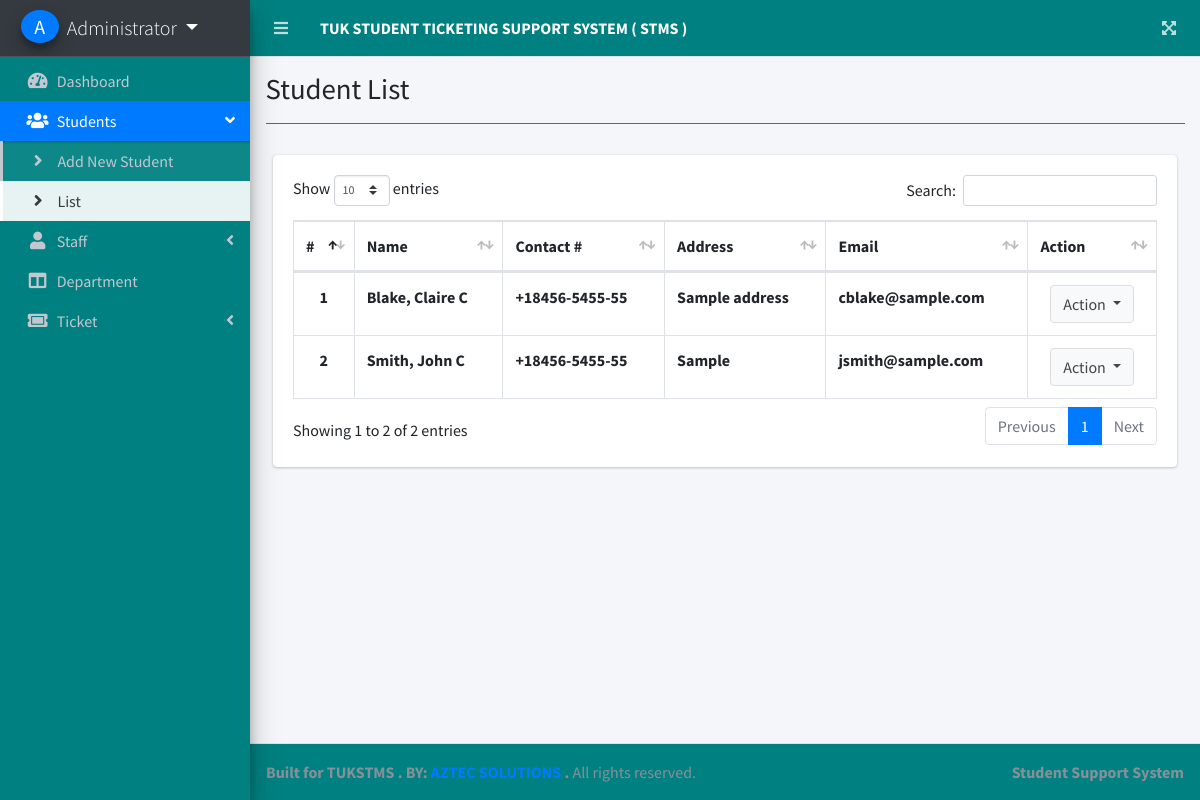
The app's page /index.php?page=student_list (signed in) with its own data.
### tables this page shows
CREATE TABLE `students` (
  `id` int(30) NOT NULL,
  `firstname` varchar(200) NOT NULL,
  `lastname` varchar(200) NOT NULL,
  `middlename` varchar(200) NOT NULL,
  `contact` varchar(100) NOT NULL,
  `address` text NOT NULL,
  `email` varchar(200) NOT NULL,
  `password` text NOT NULL,
  `date_created` datetime NOT NULL DEFAULT current_timestamp()
);

### student_list.php (the view, shortened to what this page needs)
<?php include'db_connect.php' ?>
<div class="col-lg-12">
	<div class="card">
		<div class="card-body">
			<table class="table tabe-hover table-bordered" id="list">
				<thead>
					<tr>
						<th>#</th>
						<th>Name</th>
						<th>Contact #</th>
						<th>Address</th>
						<th>Email</th>
						<th>Action</th>
					</tr>
				</thead>
				<tbody>
					<?php
					$i = 1;
					$qry = $conn->query("SELECT *,concat(lastname,', ',firstname,' ',middlename) as name FROM students order by concat(lastname,', ',firstname,' ',middlename) asc");
					while($row= $qry->fetch_assoc()):
					?>
					<tr>
						<th class="text-center"><?php echo $i++ ?></th>
						<td><b><?php echo ucwords($row['name']) ?></b></td>
						<td><b><?php echo $row['contact'] ?></b></td>
						<td><b><?php echo $row['address'] ?></b></td>
						<td><b><?php echo $row['email'] ?></b></td>
						<td class="text-center">
							<button type="button" class="btn btn-default dropdown-toggle" data-toggle="dropdown" aria-expanded="true">
		                      Action
		                    </button>
						</td>
					</tr>
				<?php endwhile; ?>
				</tbody>
			</table>
		</div>
	</div>
</div>

### index.php (shortened to what this page needs)
<!DOCTYPE html>
<html lang="en">
<?php
	include 'header.php'
?>
<body class="hold-transition sidebar-mini layout-fixed layout-navbar-fixed layout-footer-fixed">
<div class="wrapper">
  <?php include 'topbar.php' ?>
  <?php include 'sidebar.php' ?>
  <div class="content-wrapper">
    <div class="content-header">
      <div class="container-fluid">
        <div class="row mb-2">
          <div class="col-sm-6">
            <h1 class="m-0"><?php echo $title ?></h1>
          </div>
        </div>
            <hr class="border-primary">
      </div>
    </div>
    <section class="content">
      <div class="container-fluid">
         <?php
          $page = isset($_GET['page']) ? $_GET['page'] : 'home';
          include $page.'.php';
          ?>
      </div>
    </section>
  </div>
  <footer class="main-footer" style="background-color: #008080">
    <strong>Built for TUKSTMS . BY: <a href="https:AZTECSOLUTIONS.COM">AZTEC SOLUTIONS </a>.</strong>
    All rights reserved.
    <div class="float-right d-none d-sm-inline-block">
      <b>Student Support System</b>
    </div>
  </footer>
</div>
</body>
</html>

### header.php (shortened to what this page needs)
<head>
  <?php
  $title = isset($_GET['page']) ? ucwords(str_replace("_", ' ', $_GET['page'])) : "Home";
  ?>
  <link rel="stylesheet" href="assets/plugins/fontawesome-free/css/all.min.css">
  <link rel="stylesheet" href="assets/plugins/overlayScrollbars/css/OverlayScrollbars.min.css">
  <link rel="stylesheet" href="assets/plugins/datatables-bs4/css/dataTables.bootstrap4.min.css">
  <link rel="stylesheet" href="assets/plugins/datatables-responsive/css/responsive.bootstrap4.min.css">
  <link rel="stylesheet" href="assets/plugins/datatables-buttons/css/buttons.bootstrap4.min.css">
  <link rel="stylesheet" href="assets/plugins/select2/css/select2.min.css">
  <link rel="stylesheet" href="assets/plugins/select2-bootstrap4-theme/select2-bootstrap4.min.css">
  <link rel="stylesheet" href="assets/plugins/sweetalert2-theme-bootstrap-4/bootstrap-4.min.css">
  <link rel="stylesheet" href="assets/plugins/toastr/toastr.min.css">
  <link rel="stylesheet" href="assets/dist/css/adminlte.min.css">
  <link rel="stylesheet" href="assets/dist/css/styles.css">
  <link rel="stylesheet" href="assets/plugins/summernote/summernote-bs4.min.css">
</head>

### topbar.php
<nav class="main-header navbar navbar-expand navbar-primary navbar-dark " style="background-color: #008080">
  <ul class="navbar-nav">
    <li class="nav-item">
      <a class="nav-link" data-widget="pushmenu" href="#" role="button"><i class="fas fa-bars"></i></a>
    </li>
    <li>
      <a class="nav-link text-white"  href="./" role="button"> <large><b>TUK STUDENT TICKETING SUPPORT SYSTEM ( STMS )</b></large></a>
    </li>
  </ul>
  <ul class="navbar-nav ml-auto">
    <li class="nav-item">
      <a class="nav-link" data-widget="fullscreen" href="#" role="button">
        <i class="fas fa-expand-arrows-alt"></i>
      </a>
    </li>
  </ul>
</nav>

### sidebar.php (shortened to what this page needs)
<aside class="main-sidebar sidebar-dark-primary elevation-4" style="background-color: #008080">
  <div class="dropdown">
 	<a href="javascript:void(0)" class="brand-link dropdown-toggle" data-toggle="dropdown" aria-expanded="true">
      <span class="brand-image img-circle elevation-3 d-flex justify-content-center align-items-center bg-primary text-white font-weight-500" style="width: 38px;height:50px"><?php echo strtoupper(substr($_SESSION['login_firstname'], 0,1).substr($_SESSION['login_lastname'], 0,1)) ?></span>
      <span class="brand-text font-weight-light"><?php echo ucwords($_SESSION['login_firstname'].' '.$_SESSION['login_lastname']) ?></span>
    </a>
  </div>
  <div class="sidebar">
    <nav class="mt-2 pt-22">
      <ul class="nav nav-pills nav-sidebar flex-column nav-flat" data-widget="treeview" role="menu" data-accordion="false">
        <li class="nav-item dropdown">
          <a href="./" class="nav-link nav-home">
            <i class="nav-icon fas fa-tachometer-alt"></i>
            <p>
              Dashboard
            </p>
          </a>
        </li>
      <?php if($_SESSION['login_type'] == 1): ?>
        <li class="nav-item">
          <a href="#" class="nav-link nav-edit_student">
            <i class="nav-icon fas fa-users"></i>
            <p>
              Students
              <i class="right fas fa-angle-left"></i>
            </p>
          </a>
          <ul class="nav nav-treeview">
            <li class="nav-item">
              <a href="./index.php?page=new_student" class="nav-link nav-new_student tree-item">
                <i class="fas fa-angle-right nav-icon"></i>
                <p>Add New Student</p>
              </a>
            </li>
            <li class="nav-item">
              <a href="./index.php?page=student_list" class="nav-link nav-student_list tree-item">
                <i class="fas fa-angle-right nav-icon"></i>
                <p>List</p>
              </a>
            </li>
          </ul>
        </li>
        <li class="nav-item">
          <a href="#" class="nav-link nav-edit_staff">
            <i class="nav-icon fas fa-user"></i>
            <p>
              Staff
              <i class="right fas fa-angle-left"></i>
            </p>
          </a>
        </li>
        <li class="nav-item">
          <a href="./index.php?page=department_list" class="nav-link nav-department_list">
            <i class="nav-icon fas fa-columns"></i>
            <p>
              Department
            </p>
          </a>
        </li>
      <?php endif; ?>
        <li class="nav-item">
          <a href="#" class="nav-link nav-edit_ticket nav-view_ticket">
            <i class="nav-icon fas fa-ticket-alt"></i>
            <p>
              Ticket
              <i class="right fas fa-angle-left"></i>
            </p>
          </a>
        </li>
      </ul>
    </nav>
  </div>
</aside>

### records on screen
students: name "Blake, Claire C", contact "+18456-5455-55", address "Sample address", email "cblake@sample.com"
students: name "Smith, John C", contact "+18456-5455-55", address "Sample", email "jsmith@sample.com"

### other values on screen
$_SESSION['login_firstname'].' '.$_SESSION['login_lastname'] "Administrator"
$title "Student List"
